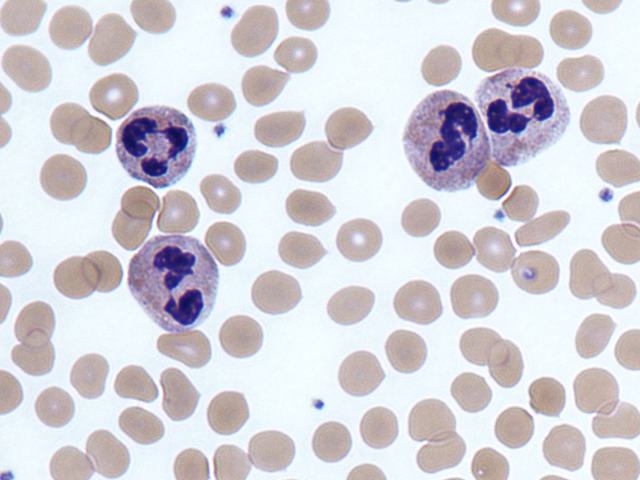
#> input picture 4_MULTIMODAL/images/cells.png, 640 x 480 px, found by its file name
$ python 18_binarization.py
#> lines starting #> are read from the running program, lines starting #| are printed output that depends on the picture; after the words box and inside, x2 and y2 are one past the last pixel; in counts of white or black regions, pixels touching at a corner belong together
"""
이진화(Binary Thresholding)
이진화는 픽셀 값을 두 그룹으로 나누는 영상 처리 기법

일반적인 8비트 이진 영상: 검정(0), 흰색(255)
"""
import cv2
import matplotlib.pyplot as plt

img = cv2.imread("./images/cells.png", cv2.IMREAD_GRAYSCALE)
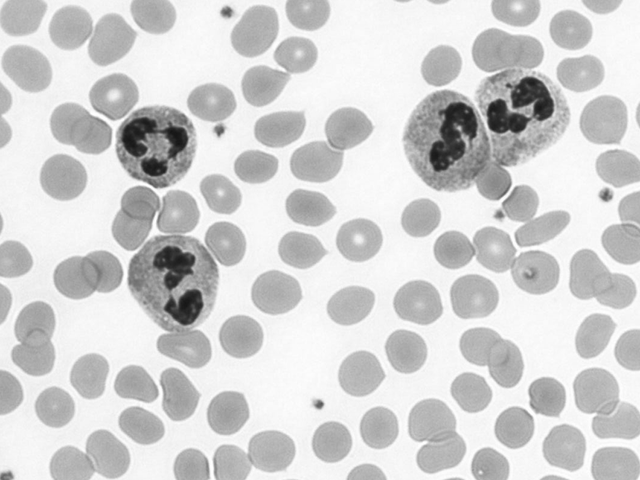
#> img: shape (480, 640); min 21, max 255, mean 209.5

# 원본 이미지의 밝기 분포 확인
hist = cv2.calcHist([img], [0], None, [256], [0, 256])
#> hist = 256 values, max 21761 at index 246, min 0 at index 0, mean 1200

# cv2.threshold()
# 반환값: 실제 사용된 임계값, 이진화 결과 이미지
# 100: 임계값, 255: 조건을 만족했을 때 사용할 최대값

# THRESH_BINARY
# 픽셀값 > threshold -> maxval
# 픽셀값 <= threshold -> 0
threshold1, dst1 = cv2.threshold(img, 100, 255, cv2.THRESH_BINARY)
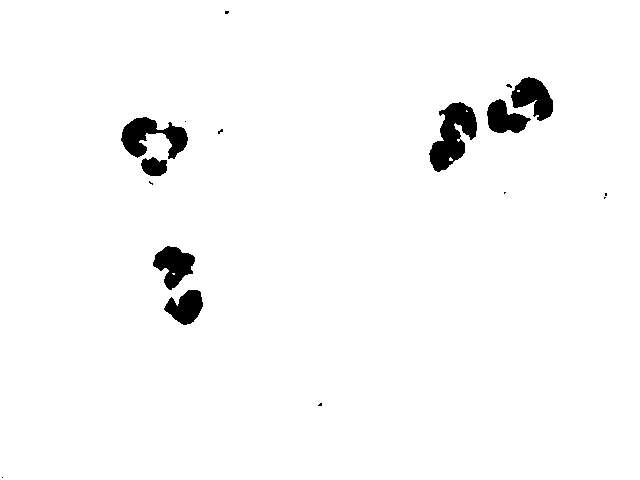
#> dst1: shape (480, 640); 97.5% white; 17 black regions (10 under 20 px), largest, box (x1, y1, x2, y2) and area: (429, 102, 477, 172) 1853, (121, 117, 188, 159) 1448, (511, 77, 553, 121) 1112
threshold2, dst2 = cv2.threshold(img, 210, 255, cv2.THRESH_BINARY)
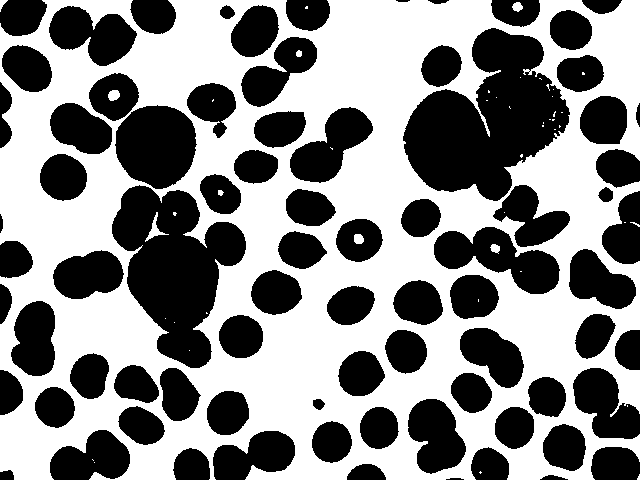
#> dst2: shape (480, 640); 53.4% white; 79 black regions, largest, box (x1, y1, x2, y2) and area: (403, 28, 570, 201) 16495, (112, 185, 246, 368) 13509, (115, 105, 197, 189) 5253

# Otsu 자동 임계값
# THRESH_OTSH를 함께 사용하면 임계값을 사람이 직접 정하지 않고 영상의 히스토그램을 이용해 OpenCV가 임계값을 자동으로 선택
otsu_threshold, dst_otsu = cv2.threshold(img, 0, 255, cv2.THRESH_BINARY | cv2.THRESH_OTSU)
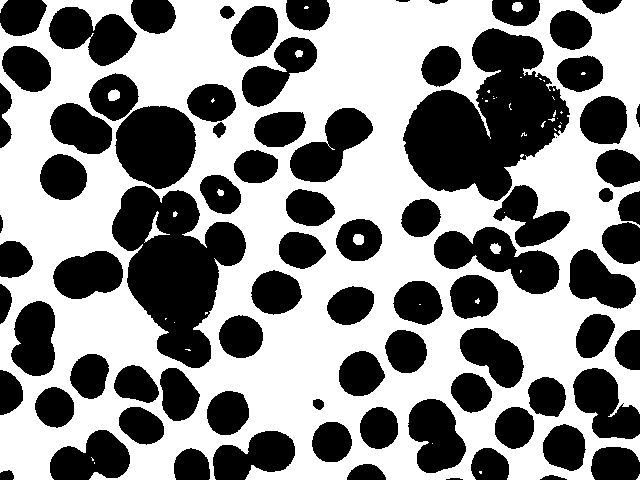
#> dst_otsu: shape (480, 640); 54.1% white; 82 black regions (1 under 20 px), largest, box (x1, y1, x2, y2) and area: (403, 28, 570, 201) 16240, (112, 186, 246, 368) 13381, (115, 106, 196, 189) 5209
#> otsu_threshold = 206
print("수동 임계값 1: ", threshold1)
print("수동 임계값 2: ", threshold2)
print("otsu가 선택한 임계값: ", otsu_threshold)
#| otsu가 선택한 임계값:  206.0

cv2.imshow("original", img)
cv2.imshow("threshold 100", dst1)
cv2.imshow("threshold 210", dst2)

plt.plot(hist)
plt.title("Grayscale Histogram")
plt.xlabel("Pixel Value")
plt.ylabel("Count")
plt.xlim([0, 256])
plt.show()
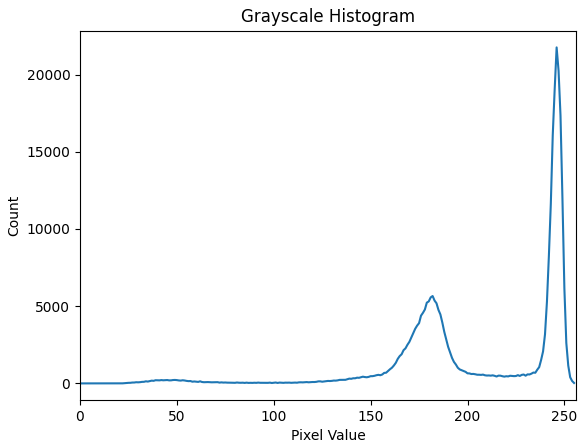
#> figure drawn by matplotlib, 1 panel; curve peaks at x = 246, y = 21761

cv2.waitKey(0)
cv2.destroyAllWindows()

$ run again, with 4_MULTIMODAL/images/논문추천리스트.png copied over 4_MULTIMODAL/images/cells.png
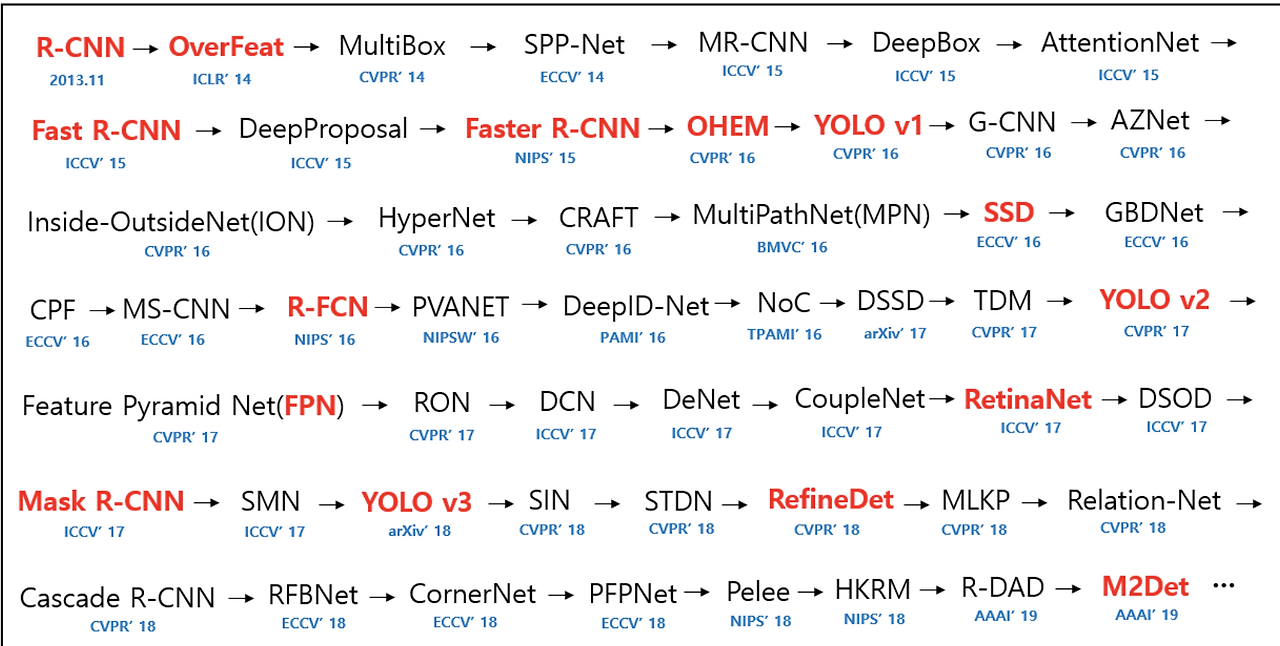
#> input picture 4_MULTIMODAL/images/논문추천리스트.png, 1280 x 646 px, found by its file name
#> hist = 256 values, max 661765 at index 255, min 51 at index 9, mean 3230
#> `threshold1, dst1 = cv2.threshold(img, 100, 255, cv2.THRESH_BINARY)`:
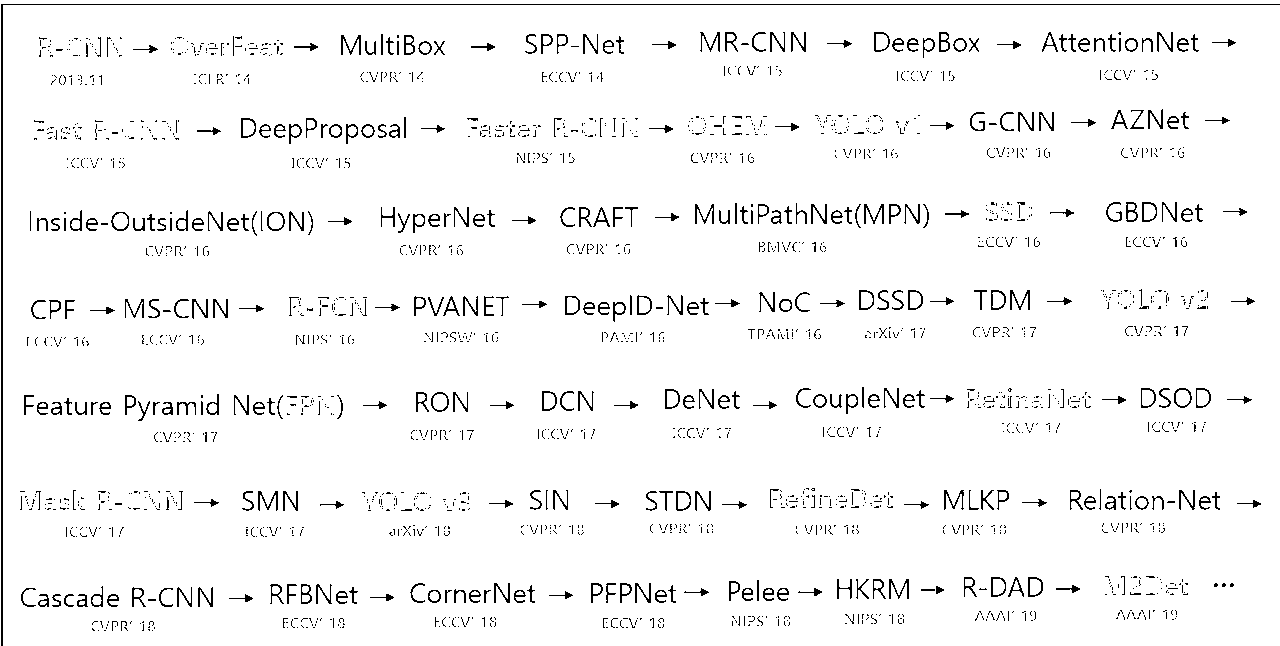
#> dst1: shape (646, 1280); 96% white; black in thin lines or dots
#> dst2: shape (646, 1280); 91.2% white; 710 black regions (44 under 20 px), largest, box (x1, y1, x2, y2) and area: (1, 3, 1280, 646) 5117, (770, 487, 810, 509) 489, (169, 36, 205, 56) 349
#> dst_otsu: shape (646, 1280); 92.8% white; 769 black regions (77 under 20 px), largest, box (x1, y1, x2, y2) and area: (1, 3, 1280, 646) 5117, (746, 116, 768, 136) 265, (19, 491, 41, 511) 256
#> otsu_threshold = 164
#| otsu가 선택한 임계값:  164.0
#> `plt.show()`:
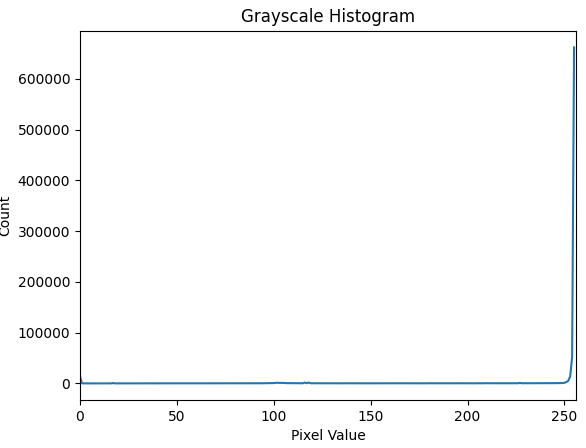
#> figure drawn by matplotlib, 1 panel; curve peaks at x = 255, y = 661765
